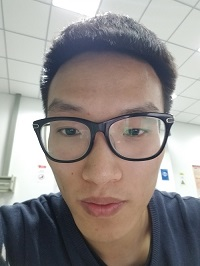
#> input picture testwli.jpg, 200 x 266 px
$ python 20_Circle.py
#> lines starting #> are read from the running program, lines starting #| are printed output that depends on the picture; after the words box and inside, x2 and y2 are one past the last pixel; in counts of white or black regions, pixels touching at a corner belong together
#> further down, src is the input picture: shape (266, 200, 3); mean B, G, R 138.2, 140.7, 147
import cv2 as cv
import numpy as np


def detect_circles(img):
    dst = cv.pyrMeanShiftFiltering(img, 10, 100)
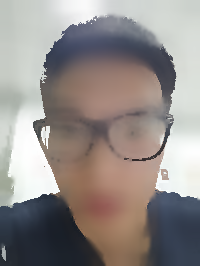
#> dst: shape (266, 200, 3); mean B, G, R 138.2, 140.9, 147.5
    cimg = cv.cvtColor(dst, cv.COLOR_BGR2GRAY)
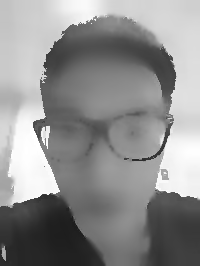
#> cimg: shape (266, 200); min 29, max 255, mean 142.6
    circles = cv.HoughCircles(cimg, cv.HOUGH_GRADIENT, 1, 20, param1=50, param2=30, minRadius=0, maxRadius=0)
#> circles = [[136.5, 134.5, 26.6], [133.5, 94.5, 53.3], [68.5, 140.5, 23]]
    circles = np.uint16(np.around(circles))
#> circles = [[136, 134, 27], [134, 94, 53], [68, 140, 23]]
    for i in circles[0, :]:
        cv.circle(img, (i[0], i[1]), i[2], (0, 0, 255), 2)
        cv.circle(img, (i[0], i[1]), 2, (255, 0, 0), 2)
#> this loop made 3 passes
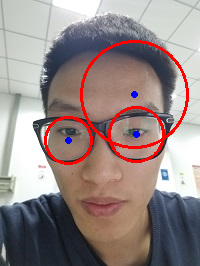
#> img: shape (266, 200, 3); 3.79% of pixels changed, all inside (x1, y1, x2, y2) = (44, 40, 189, 165)
    cv.imshow("c", img)


src = cv.imread('testwli.jpg')
cv.imshow('def', src)
detect_circles(src)
cv.waitKey(0)
cv.destroyAllWindows()

$ run again, with templatematch.jpg copied over testwli.jpg
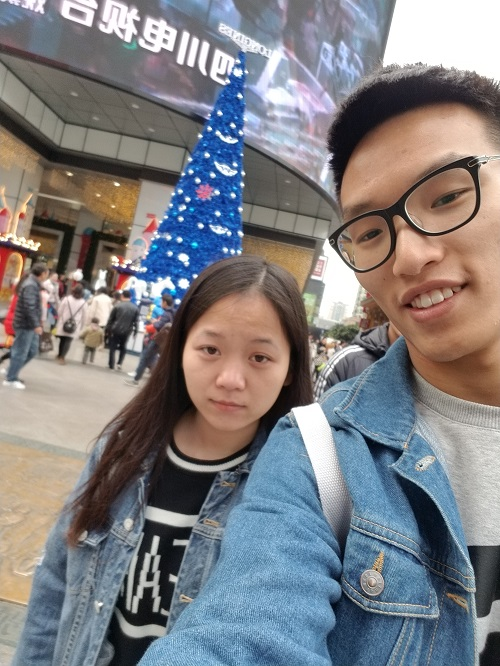
#> input picture templatematch.jpg, 500 x 666 px
#> src is the input picture: shape (666, 500, 3); mean B, G, R 129.8, 126.7, 127.7
#> in detect_circles, `cimg = cv.cvtColor(dst, cv.COLOR_BGR2GRAY)`:
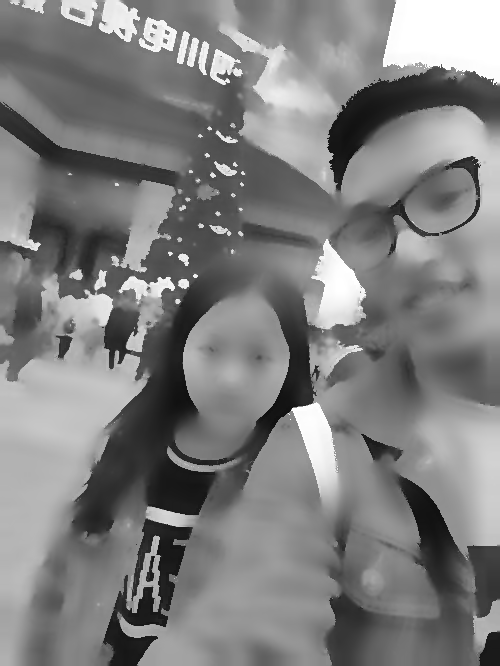
#> cimg: shape (666, 500); min 16, max 255, mean 127.1
#> in detect_circles, `circles = cv.HoughCircles(cimg, cv.HOUGH_GRADIENT, 1, 20, param1=50, p..`: circles = 367 rows, first 8: [408.5, 336.5, 271.5], [237.5, 283.5, 127.6], [226.5, 425.5, 197], [256.5, 388.5, 227.3], [210.5, 317.5, 147.5], [230.5, 403.5, 181.3], [209.5, 294.5, 152.7], [253.5, 629.5, 219.6]
#> in detect_circles, `circles = np.uint16(np.around(circles))`: circles = 367 rows, first 8: [408, 336, 272], [238, 284, 128], [226, 426, 197], [256, 388, 227], [210, 318, 148], [230, 404, 181], [210, 294, 153], [254, 630, 220]
#> the loop in detect_circles, `for i in circles[0, :]:` made 367 passes
#> after the loop in detect_circles, `for i in circles[0, :]:`:
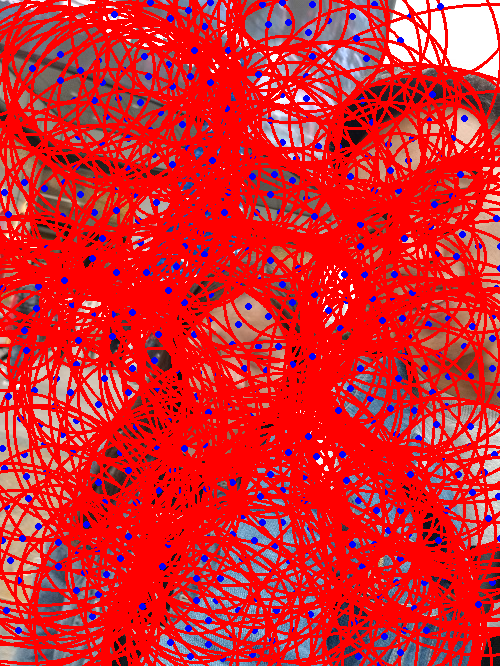
#> img: shape (666, 500, 3); mean B, G, R 46.4, 39.1, 214.1
